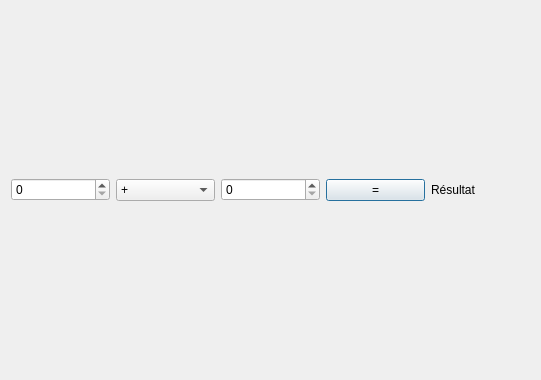
<?xml version="1.0" encoding="UTF-8"?>
<ui version="4.0">
 <class>Interface</class>
 <widget class="QDialog" name="Interface">
  <property name="geometry">
   <rect>
    <x>0</x>
    <y>0</y>
    <width>541</width>
    <height>380</height>
   </rect>
  </property>
  <property name="windowTitle">
   <string>Dialog</string>
  </property>
  <layout class="QVBoxLayout" name="verticalLayout_2">
   <item>
    <layout class="QHBoxLayout" name="horizontalLayout">
     <item>
      <widget class="QSpinBox" name="boite1"/>
     </item>
     <item>
      <widget class="QComboBox" name="comboBox">
       <item>
        <property name="text">
         <string>+</string>
        </property>
       </item>
       <item>
        <property name="text">
         <string>-</string>
        </property>
       </item>
       <item>
        <property name="text">
         <string>*</string>
        </property>
       </item>
       <item>
        <property name="text">
         <string>/</string>
        </property>
       </item>
      </widget>
     </item>
     <item>
      <widget class="QSpinBox" name="boite2"/>
     </item>
     <item>
      <widget class="QPushButton" name="Egalite">
       <property name="text">
        <string>=</string>
       </property>
      </widget>
     </item>
     <item>
      <widget class="QLabel" name="Resultat">
       <property name="text">
        <string>Résultat</string>
       </property>
      </widget>
     </item>
    </layout>
   </item>
  </layout>
 </widget>
 <resources/>
 <connections/>
</ui>
